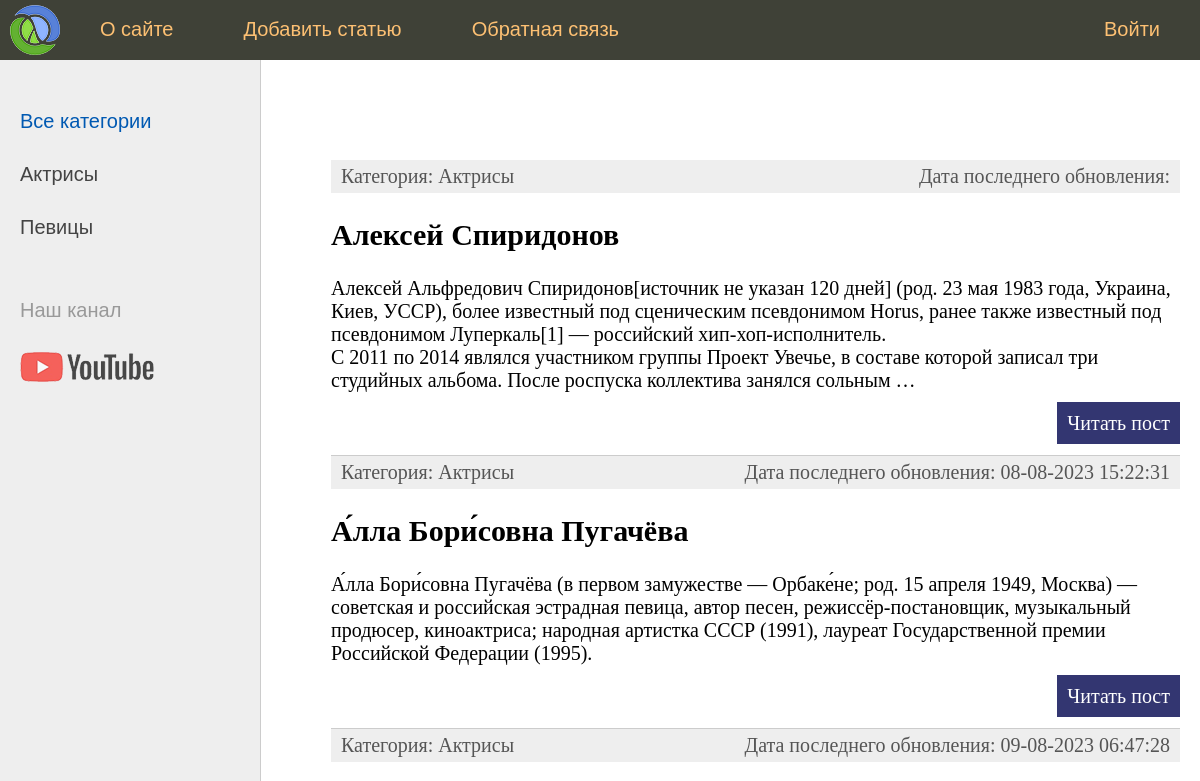
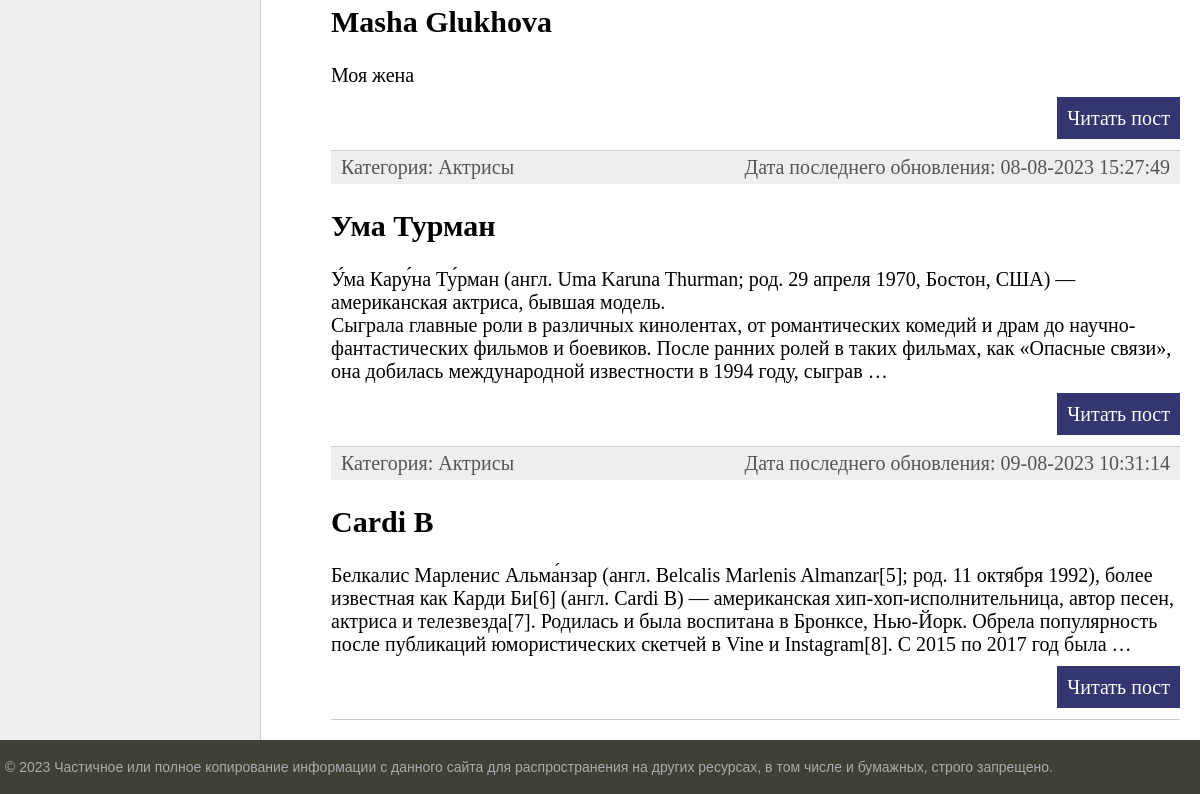
Before: / with the older database file (2 pictures, top to bottom).
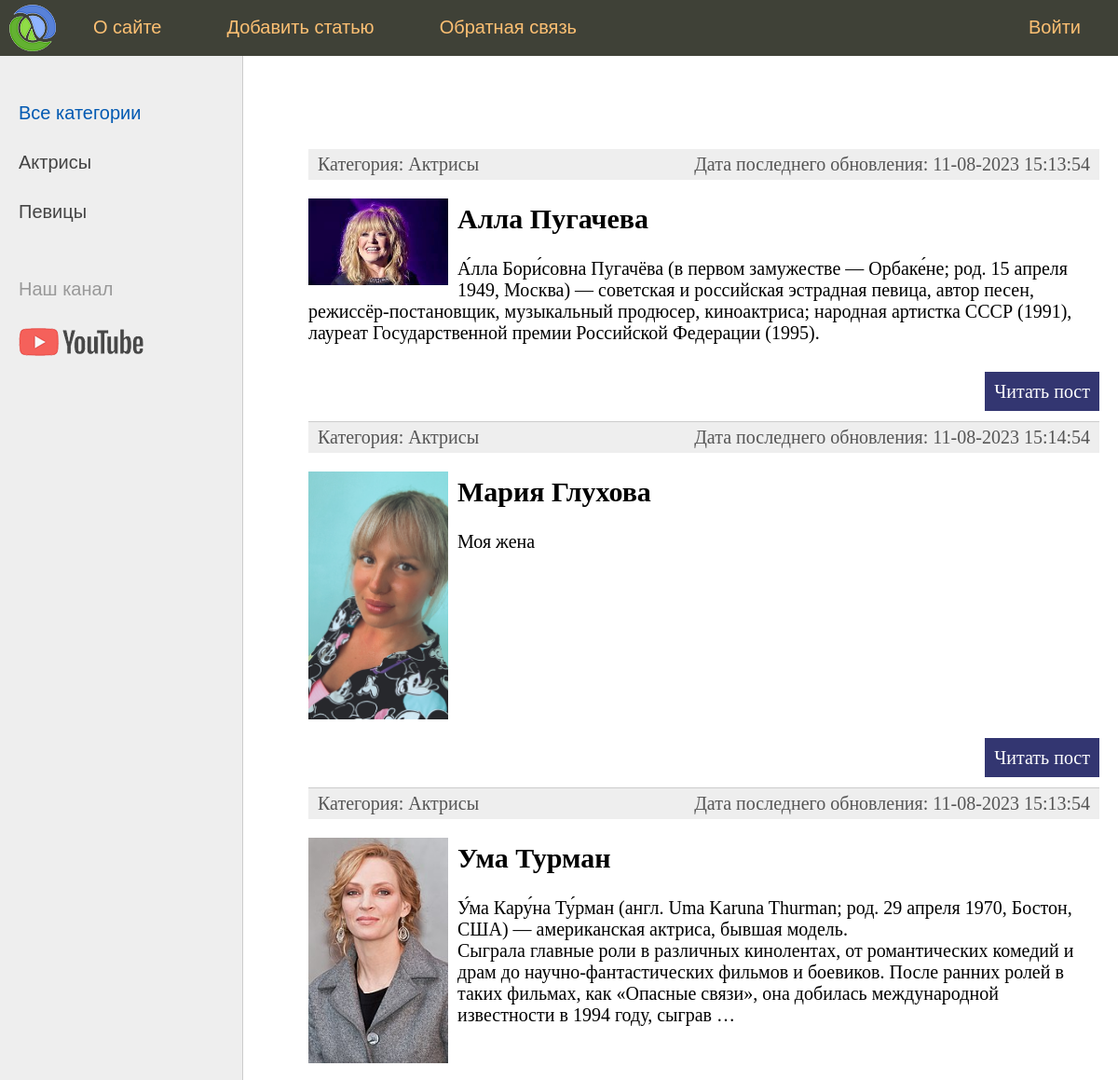
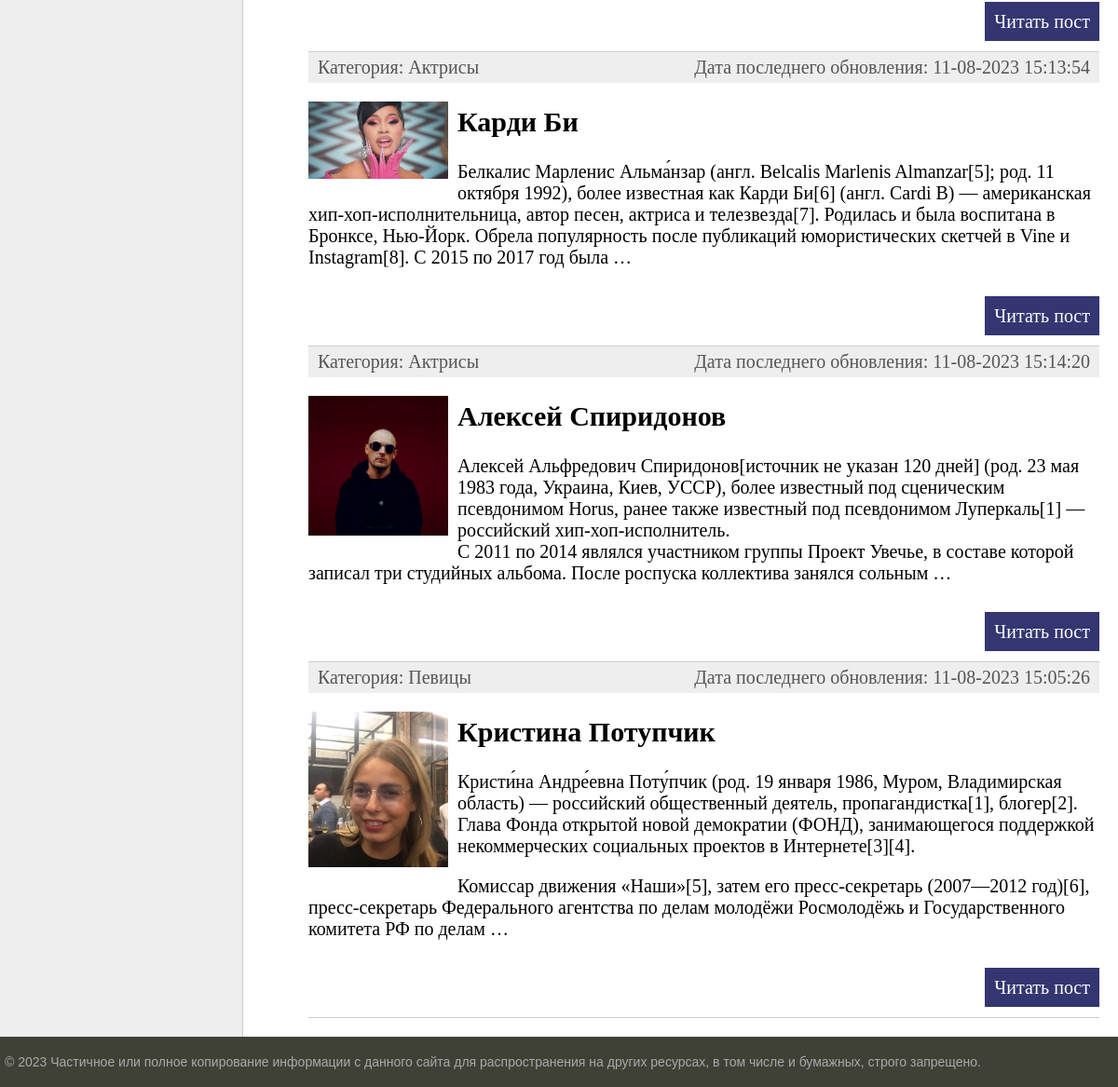
After: the same page with the newer database file (2 pictures, top to bottom).
### women/models.py (models this page shows, shortened)
class Category(models.Model):
    name = models.CharField(max_length=100, db_index=True, verbose_name="Категория")
    def __str__(self):
        return self.name
    def get_absolute_url(self):
        return reverse('category', kwargs={'cat_id': self.pk})
    class Meta:
        verbose_name = "Категории"
        verbose_name_plural = "Категории"
        ordering = ['id', 'name']

class Women(models.Model):
    title = models.CharField(max_length=255, verbose_name="Заголовок")
    content = models.TextField(blank=True, verbose_name="Текст статьи")
    photo = models.ImageField(upload_to="photos/%Y/%m/%d/", verbose_name="Фото")
    time_create = models.DateTimeField(auto_now_add=True, verbose_name="Время создания")
    time_update = models.DateTimeField(auto_now=True, verbose_name="Время изменения")
    is_published = models.BooleanField(default=True, verbose_name="Публикация")
    cat = models.ForeignKey('Category', on_delete=models.PROTECT, null=True, verbose_name="Категории")
    def get_absolute_url(self):
        return reverse('post', kwargs={'post_id': self.pk})
    class Meta:
        verbose_name = "Известные женщины"
        verbose_name_plural = "Известные женщины"
        ordering = ['time_create', 'title']

### women/views.py (the view)
# urls.py: path('', index, name='home'),  # http://127.0.0.1:8000/women/ - 500 errr
def index(request):
    posts = Women.objects.all()
    categories = Category.objects.all()
    context = {
        'posts': posts,
        'cats': categories,
        'menu': menu,
        'title': 'Главная страница',
        'cat_selected': 0,
    }
    return render(request, 'women/index.html', context=context)

### women/templates/women/index.html (shortened to what this page needs)
{% extends 'women/base.html' %}
{% block content %}
<ul class="list-articles">
    {% for p in posts %}
    <li>
        <div class="article-panel">
            <p class="first">Категория: {{p.cat}}</p>
            <p class="last">Дата последнего обновления: {{p.time_update|date:"d-m-Y H:i:s"}}</p>
        </div>
        {% if p.photo %}
        <p><img class="img-article-left thumb" src="{{ p.photo.url }}"></p>
        {% endif %}
        <h2>{{p.title}}</h2>
        {% autoescape off %}
        {{p.content|linebreaks|truncatewords:50}}
        {% endautoescape %}
        <p class="link-read-post"><a href="{{ p.get_absolute_url }}">Читать пост</a></p>
    </li>
    {% endfor %}
</ul>
{% endblock %}

### women/templates/women/base.html (shortened to what this page needs)
{% load static %}
<!DOCTYPE html>
<html>
<head>
    <link type="text/css" href="{% static 'women/css/styles.css' %}" rel="stylesheet"/>
</head>
<body>
<table class="table-page" border=0 cellpadding="0" cellspacing="0">
    <tr>
        <td valign=top>
            {% block mainmenu %}
            <div class="header">
                <ul id="mainmenu" class="mainmenu">
                    <li class="logo"><a href="{% url 'home' %}">
                        <div class="logo"></div>
                    </a></li>
                    {% for m in menu %}
                    {% if not forloop.last %}
                    <li><a href="{% url m.url_name %}">{{m.title}}</a></li>
                    {% else %}
                    <li class="last"><a href="{% url m.url_name %}">{{m.title}}</a></li>
                    {% endif %}
                    {% endfor %}
                </ul>
            </div>
            {% endblock mainmenu %}
            <table class="table-content" border=0 cellpadding="0" cellspacing="0">
                <tr>
                    <td valign="top" class="left-chapters">
                        <ul id="leftchapters">
                            {% if cat_selected == 0 %}
                            <li class="selected">Все категории</li>
                            {% else %}
                            <li><a href="{% url 'home' %}">Все категории</a></li>
                            {% endif %}
                            {% for c in cats %}
                            {% if c.pk == cat_selected %}
                            <li class="selected">{{c.name}}</li>
                            {% else %}
                            <li><a href="{{ c.get_absolute_url }}">{{c.name}}</a></li>
                            {% endif %}
                            {% endfor %}
                            <li class="share">
                                <p>Наш канал</p>
                                <a class="share-yt"
                                   href="https://www.youtube.com/channel/UClJzWfGWuGJL2t-3dYKcHTA/playlists"
                                   target="_blank" rel="nofollow"></a>
                            </li>
                        </ul>
                    </td>
                    <td valign="top" class="content">
                        <div class="content-text">
                            {% block content %}
                            {% endblock %}
                        </div>
                    </td>
                </tr>
            </table>
        </td>
    </tr>
    <tr>
        <td valign=top>
            <div id="footer">
                <p>&copy; 2023 Частичное или полное копирование информации с данного сайта для распространения
                    на других ресурсах, в том числе и бумажных, строго запрещено.</p>
            </div>
        </td>
    </tr>
</table>
</body>
</html>

### women/static/women/css/styles.css (style rules this page uses)
html, body { font-family: 'Arial'; margin: 0; padding: 0; height: 100%; width: 100%; color: #444; }
a { color: #0059b2; text-decoration: none; }
img { max-width: 600px; height: auto; }
img.img-article-left { max-width: 300px; height: auto; float: left; padding: 0 10px 10px 0; }
img.img-article-left.thumb { max-width: 150px; height: auto; }
p.link-read-post { text-align: right; }
p.link-read-post a { padding: 10px; min-width: 100px; background: #333671; color: #fff; text-decoration: none; }
div.article-panel { background: #eee; padding: 5px 10px 5px 10px; box-sizing: border-box; overflow: hidden; color: #555; }
div.article-panel p.first { margin: 0; float: left; }
div.article-panel p.last { margin: 0; float: right; }
ul.list-articles { list-style: none; margin: 0; padding: 0; }
ul.list-articles li { border-bottom: 1px solid #ccc; }
.table-page { width: 100%; height: 100%; vertical-align: top; }
.table-page tr { height: 100%; }
.header { background: #3F4137; height: 60px; }
.logo { background: url('../images/logo.png') no-repeat 10px 5px; width: 70px; height: 60px; }
ul.mainmenu { list-style: none; margin: 0; padding: 0; height: 60px; color: #fdc073; font-size: 20px; overflow: hidden; }
ul.mainmenu li { float: left; margin: 18px 40px 0 30px; }
ul.mainmenu li.logo { margin: 0; }
ul.mainmenu li.last { float: right; }
ul.mainmenu li a { color: #fdc073; text-decoration: none; }
.table-content { width: 100%; min-height: 100%; height: 100%; }
.left-chapters { margin: 0; background: #eee; border-right: 1px solid #ccc; min-height: 100%; }
.left-chapters ul { width: 230px; min-height: 100%; margin: 0; padding: 20px 10px 10px 20px; list-style: none; font-size: 20px; }
.left-chapters ul li { margin: 30px 0 0 0; color: #999; }
.left-chapters ul li.selected { color: #0059b2; }
.left-chapters ul li a { color: #444; text-decoration: none; }
.left-chapters ul li.share { margin: 60px 0 0 0; }
.left-chapters ul li.share p { margin: 30px 0 30px 0; }
.left-chapters ul li.share a { display: inline-block; width: 40px; height: 40px; margin: 0 20px 0 0; }
.left-chapters ul li.share a.share-yt { width: 100%; height: 30px; background: url('../images/share_yt.png') no-repeat 0 0 }
.content { padding: 40px 20px 20px 40px; width: 100%; box-sizing: border-box; }
.content-text { margin: 60px 0 0 30px; color: #000; font-size: 20px; font-family: Yandex Sans Display Light; }
#footer { box-sizing: border-box; background: #3F4137; padding: 5px; color: #aaa; font-size: 14px; font-family: Verdana, Geneva, Arial, Helvetica; text-align: left; overflow: hidden; }

Changed rows visible on the page:
changed Women: time_update "08-08-2023 15:22:31" → "11-08-2023 15:13:54"; photo: picture added; title "А́лла Бори́совна Пугачёва" → "Алла Пугачева"
changed Women "Моя жена": time_update "09-08-2023 06:47:28" → "11-08-2023 15:14:54"; photo: picture added; title "Masha Glukhova" → "Мария Глухова"
changed Women "Ума Турман": time_update "08-08-2023 15:27:49" → "11-08-2023 15:13:54"; photo: picture added
changed Women: time_update "09-08-2023 10:31:14" → "11-08-2023 15:13:54"; photo: picture added; title "Cardi B" → "Карди Би"
changed Women "Алексей Спиридонов": time_update (not shown) → "11-08-2023 15:14:20"; photo: picture added; moves down the list
added Women: cat "Певицы", time_update "11-08-2023 15:05:26", photo (picture), title "Кристина Потупчик", content "Кристи́на Андре́евна Поту́пчик (род. 19 января 1986, Муром, Владимирская область) — российский общественный деятель, пропагандистка[1], блогер[2]. Глава Фонда открытой новой демократии (ФОНД), занимающегося поддержкой некоммерческих социальных проектов в Интернете[3][4]. Комиссар движения «Наши»[5], затем его пресс-секретарь (2007—2012 год)[6], пресс-секретарь Федерального агентства по делам молодёжи Росмолодёжь и Государственного комитета РФ по делам …"
